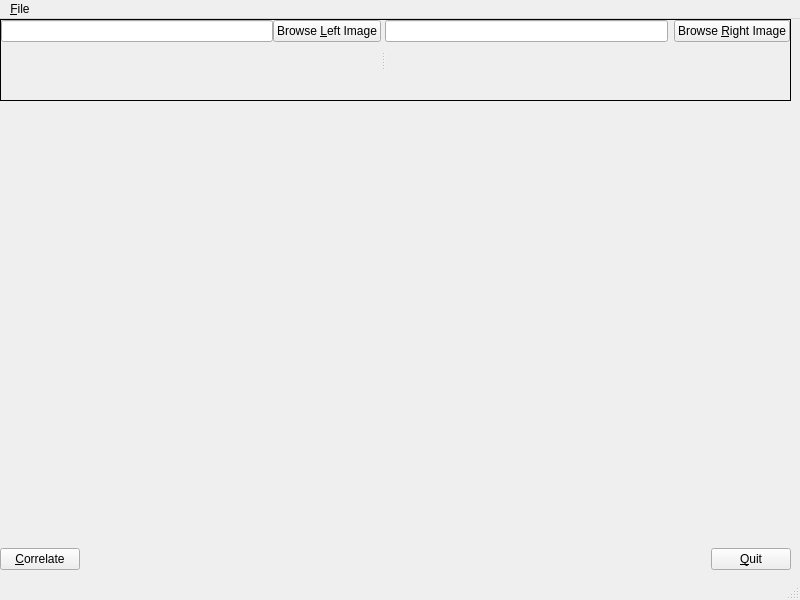
<?xml version="1.0" encoding="UTF-8"?>
<ui version="4.0">
 <class>QcorrClass</class>
 <widget class="QMainWindow" name="QcorrClass">
  <property name="geometry">
   <rect>
    <x>0</x>
    <y>0</y>
    <width>800</width>
    <height>600</height>
   </rect>
  </property>
  <property name="sizePolicy">
   <sizepolicy hsizetype="Ignored" vsizetype="Ignored">
    <horstretch>0</horstretch>
    <verstretch>0</verstretch>
   </sizepolicy>
  </property>
  <property name="windowTitle">
   <string>MainWindow</string>
  </property>
  <widget class="QWidget" name="centralwidget">
   <widget class="QWidget" name="">
    <property name="geometry">
     <rect>
      <x>0</x>
      <y>0</y>
      <width>791</width>
      <height>551</height>
     </rect>
    </property>
    <layout class="QVBoxLayout" name="verticalLayout">
     <item>
      <widget class="QSplitter" name="splitter">
       <property name="frameShape">
        <enum>QFrame::Panel</enum>
       </property>
       <property name="frameShadow">
        <enum>QFrame::Plain</enum>
       </property>
       <property name="midLineWidth">
        <number>1</number>
       </property>
       <property name="orientation">
        <enum>Qt::Horizontal</enum>
       </property>
       <widget class="QWidget" name="layoutWidget">
        <layout class="QVBoxLayout" name="left_verticalLayout">
         <item>
          <layout class="QHBoxLayout" name="leftImg_horizontalLayout">
           <property name="spacing">
            <number>0</number>
           </property>
           <property name="sizeConstraint">
            <enum>QLayout::SetMinimumSize</enum>
           </property>
           <item>
            <widget class="QLineEdit" name="leftImage_lineEdit"/>
           </item>
           <item>
            <widget class="QPushButton" name="leftBrowse_pushButton">
             <property name="sizePolicy">
              <sizepolicy hsizetype="Minimum" vsizetype="Fixed">
               <horstretch>0</horstretch>
               <verstretch>0</verstretch>
              </sizepolicy>
             </property>
             <property name="font">
              <font>
               <family>Arial</family>
              </font>
             </property>
             <property name="text">
              <string>Browse &amp;Left Image</string>
             </property>
            </widget>
           </item>
          </layout>
         </item>
         <item>
          <widget class="QLabel" name="leftImage_label">
           <property name="sizePolicy">
            <sizepolicy hsizetype="Expanding" vsizetype="Expanding">
             <horstretch>0</horstretch>
             <verstretch>0</verstretch>
            </sizepolicy>
           </property>
           <property name="cursor">
            <cursorShape>ArrowCursor</cursorShape>
           </property>
           <property name="mouseTracking">
            <bool>false</bool>
           </property>
           <property name="focusPolicy">
            <enum>Qt::NoFocus</enum>
           </property>
           <property name="text">
            <string/>
           </property>
           <property name="scaledContents">
            <bool>false</bool>
           </property>
          </widget>
         </item>
         <item>
          <spacer name="verticalSpacer">
           <property name="orientation">
            <enum>Qt::Vertical</enum>
           </property>
           <property name="sizeHint" stdset="0">
            <size>
             <width>20</width>
             <height>40</height>
            </size>
           </property>
          </spacer>
         </item>
        </layout>
       </widget>
       <widget class="QWidget" name="layoutWidget">
        <layout class="QVBoxLayout" name="right_verticalLayout">
         <item>
          <layout class="QHBoxLayout" name="leftImg_horizontalLayout_2">
           <item>
            <widget class="QLineEdit" name="rightImage_lineEdit"/>
           </item>
           <item>
            <widget class="QPushButton" name="rightBrowse_pushButton">
             <property name="sizePolicy">
              <sizepolicy hsizetype="Minimum" vsizetype="Fixed">
               <horstretch>0</horstretch>
               <verstretch>0</verstretch>
              </sizepolicy>
             </property>
             <property name="font">
              <font>
               <family>Arial</family>
              </font>
             </property>
             <property name="text">
              <string>Browse &amp;Right Image</string>
             </property>
            </widget>
           </item>
          </layout>
         </item>
         <item>
          <widget class="QLabel" name="rightImage_label">
           <property name="sizePolicy">
            <sizepolicy hsizetype="Expanding" vsizetype="Expanding">
             <horstretch>0</horstretch>
             <verstretch>0</verstretch>
            </sizepolicy>
           </property>
           <property name="text">
            <string/>
           </property>
           <property name="scaledContents">
            <bool>false</bool>
           </property>
          </widget>
         </item>
         <item>
          <spacer name="verticalSpacer_2">
           <property name="orientation">
            <enum>Qt::Vertical</enum>
           </property>
           <property name="sizeHint" stdset="0">
            <size>
             <width>20</width>
             <height>40</height>
            </size>
           </property>
          </spacer>
         </item>
        </layout>
       </widget>
      </widget>
     </item>
     <item>
      <spacer name="verticalSpacer_3">
       <property name="orientation">
        <enum>Qt::Vertical</enum>
       </property>
       <property name="sizeHint" stdset="0">
        <size>
         <width>20</width>
         <height>40</height>
        </size>
       </property>
      </spacer>
     </item>
     <item>
      <layout class="QHBoxLayout" name="horizontalLayout">
       <item>
        <widget class="QPushButton" name="corr_pushButton">
         <property name="text">
          <string>&amp;Correlate</string>
         </property>
        </widget>
       </item>
       <item>
        <widget class="QLabel" name="corrResults_label">
         <property name="sizePolicy">
          <sizepolicy hsizetype="Expanding" vsizetype="Ignored">
           <horstretch>0</horstretch>
           <verstretch>0</verstretch>
          </sizepolicy>
         </property>
         <property name="autoFillBackground">
          <bool>true</bool>
         </property>
         <property name="text">
          <string/>
         </property>
         <property name="scaledContents">
          <bool>true</bool>
         </property>
        </widget>
       </item>
       <item>
        <spacer name="horizontalSpacer">
         <property name="orientation">
          <enum>Qt::Horizontal</enum>
         </property>
         <property name="sizeHint" stdset="0">
          <size>
           <width>40</width>
           <height>20</height>
          </size>
         </property>
        </spacer>
       </item>
       <item>
        <widget class="QPushButton" name="quit_pushButton">
         <property name="text">
          <string>&amp;Quit</string>
         </property>
        </widget>
       </item>
      </layout>
     </item>
    </layout>
   </widget>
  </widget>
  <widget class="QMenuBar" name="menubar">
   <property name="geometry">
    <rect>
     <x>0</x>
     <y>0</y>
     <width>800</width>
     <height>25</height>
    </rect>
   </property>
   <widget class="QMenu" name="menu_Menu">
    <property name="title">
     <string>&amp;File</string>
    </property>
   </widget>
   <addaction name="menu_Menu"/>
  </widget>
  <widget class="QStatusBar" name="statusbar"/>
 </widget>
 <tabstops>
  <tabstop>leftImage_lineEdit</tabstop>
  <tabstop>leftBrowse_pushButton</tabstop>
  <tabstop>rightImage_lineEdit</tabstop>
  <tabstop>rightBrowse_pushButton</tabstop>
 </tabstops>
 <resources/>
 <connections/>
</ui>
